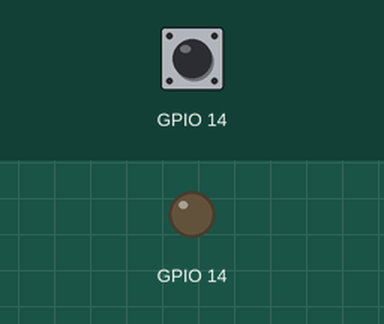
Bench run of a program on a simulated Raspberry Pi (BCM pin numbers). Parts: output pins drawn as LEDs (lit = HIGH). Inputs (shaded band) come from the test bench; at power-on: GPIO 14 HIGH. The interpreter's speed is modelled, so counts of loop turns are approximate; what the program prints to the terminal is not drawn. At 0.1 s the program stops and its outputs stay as they are.

Above: at 0.1 s.
Timing chart, 0 to 1.6 s (numbered marks = the images above):
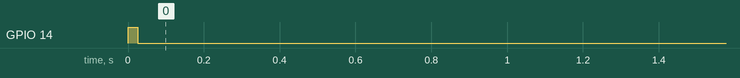

The program:

02sensor.py
```python
import RPi.GPIO as GPIO
import time

def bin2dec(string_num):
	return str(int(string_num, 2))

data = []

GPIO.setmode(GPIO.BCM)

GPIO.setup(14,GPIO.OUT)
GPIO.output(14,GPIO.HIGH)
time.sleep(0.025)
GPIO.output(14,GPIO.LOW)
time.sleep(0.02)

GPIO.setup(14, GPIO.IN, pull_up_down=GPIO.PUD_UP)

for i in range(0,500):
	data.append(GPIO.input(14))

bit_count = 0
tmp = 0
count = 0
HumidityBit = ""
TemperatureBit = ""
crc = ""

print(data)
try:
	while (count < len(data) and data[count] == 1):
		tmp = 1
		count = count + 1

	for i in range(0, 32):
		bit_count = 0

		while (count < len(data) and data[count] == 0):
			tmp = 1
			count = count + 1

		while (count < len(data) and data[count] == 1):
			bit_count = bit_count + 1
			count = count + 1

		if bit_count > 3:
			if i>=0 and i<8:
				HumidityBit = HumidityBit + "1"
			if i>=16 and i<24:
				TemperatureBit = TemperatureBit + "1"
		else:
			if i>=0 and i<8:
				HumidityBit = HumidityBit + "0"
			if i>=16 and i<24:
				TemperatureBit = TemperatureBit + "0"
		print("iteration",i,"	bit_count",bit_count,"HumidityBit",HumidityBit,"TemperatureBit",TemperatureBit)

except:
	print ("ERR_RANGE 1","iteration",i,"count",count)
	exit(0);


try:
	print("starting range2","count is",count,"data is",len(data))

	for i in range(0, 8):
		bit_count = 0

		while (count < len(data) and data[count] == 0):
			tmp = 1
			count = count + 1

		while (count < len(data) and data[count] == 1):
			bit_count = bit_count + 1
			count = count + 1

		if bit_count > 3:
			crc = crc + "1"
		else:
			crc = crc + "0"
except:
	print ("ERR_RANGE 2","iteration",i,"count",count)
	exit(0)

Humidity = bin2dec(HumidityBit)
Temperature = bin2dec(TemperatureBit)

if int(Humidity) + int(Temperature) - int(bin2dec(crc)) == 0:
	print ("Humidity:"+ Humidity +"%")
	print ("Temperature:"+ Temperature +"C")
else:
	print ("ERR_CRC")
```
